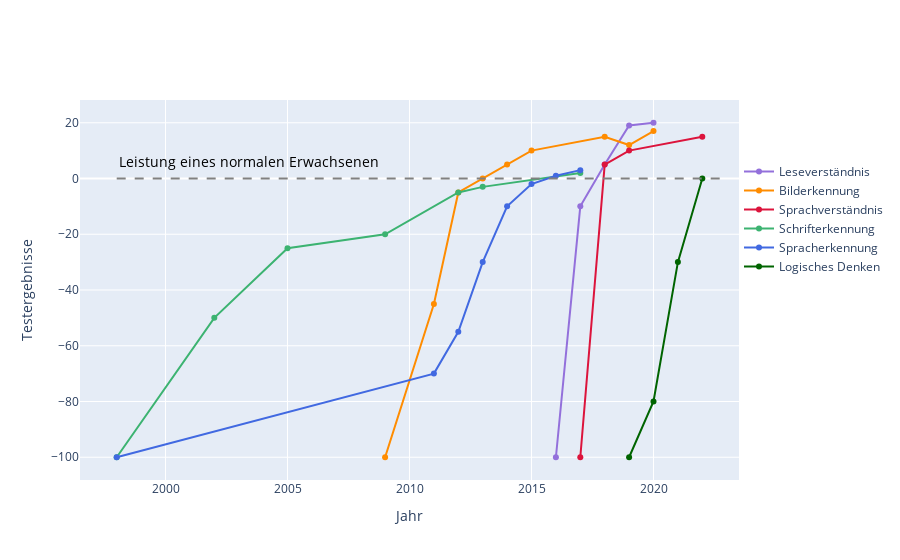
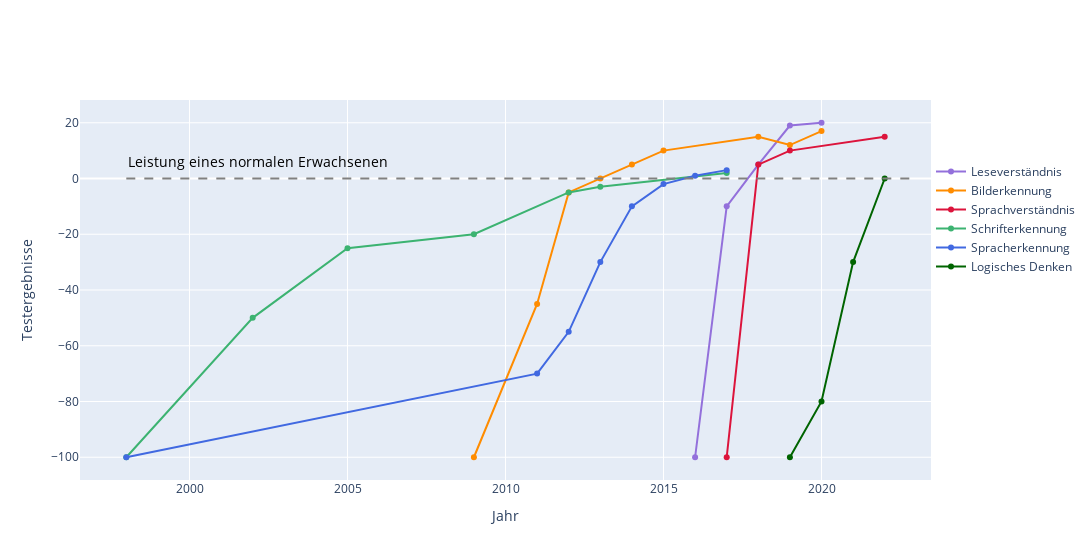

Source (notebook cell) for these figures, in order:
### Markdown cell above
import matplotlib.pyplot as plt
import numpy as np

# Years data for capabilities starting at different times
years_full = np.array([1998, 2005, 2010, 2015, 2020, 2023])

# Performance data for each capability
years_reading_comprehension = np.array([2016, 2017, 2018, 2019, 2020])
reading_comprehension = [-100, -10, 5, 19, 20]

years_image_recognition = np.array([2009, 2011, 2012, 2013, 2014, 2015, 2018, 2019, 2020])
image_recognition = [-100, -45, -5, 0, 5, 10, 15, 12, 17]

years_language_understanding = np.array([2017, 2018, 2019, 2022])
language_understanding = [-100, 5, 10, 15]

years_handwriting= np.array([1998, 2002, 2005, 2009, 2012, 2013, 2017])
handwriting_recognition = [-100, -50, -25, -20, -5, -3, 2]


years_speech_recognition = np.array([1998, 2011, 2012, 2013, 2014, 2015, 2016, 2017])
speech_recognition = [-100, -70, -55, -30, -10, -2, 1, 3]


years_late_start = np.array([2019, 2020, 2021, 2022])
predictive_reasoning = [-100, -80, -30, 0]  # Starting at 2010

# Plotting the data
plt.figure(figsize=(10, 6))

plt.plot(years_reading_comprehension, reading_comprehension, label="Leseverständnis", color='purple', marker='o')
plt.plot(years_image_recognition, image_recognition, label="Bilderkennung", color='orange', marker='o')
plt.plot(years_language_understanding, language_understanding, label="Sprachverständnis", color='red', marker='o')
plt.plot(years_handwriting, handwriting_recognition, label="Schrifterkennung", color='green', marker='o')
plt.plot(years_speech_recognition, speech_recognition, label="Spracherkennung", color='blue', marker='o')
plt.plot(years_late_start, predictive_reasoning, label="Logisches Denken", color='darkgreen', marker='o')

# Adding labels and title
plt.axhline(0, color='gray', linestyle='--', label='Menschliche Leistung (auf null gesetzt)')
plt.title("Testergebnisse von KI-Systemen in verschiedenen Fähigkeiten im Vergleich zur menschlichen Leistung")
plt.xlabel("Jahr")
plt.ylabel("Testergebnisse (relativ zur menschlichen Leistung)")
plt.legend(loc='center left', bbox_to_anchor=(1, 0.85))

# Display the plot
plt.grid(True)
plt.show()

### Code cell
import plotly.graph_objects as go
import numpy as np

# Years data for capabilities starting at different times
years_full = np.array([1998, 2005, 2010, 2015, 2020, 2023])

# Performance data for each capability
years_reading_comprehension = np.array([2016, 2017, 2018, 2019, 2020])
reading_comprehension = [-100, -10, 5, 19, 20]

years_image_recognition = np.array([2009, 2011, 2012, 2013, 2014, 2015, 2018, 2019, 2020])
image_recognition = [-100, -45, -5, 0, 5, 10, 15, 12, 17]

years_language_understanding = np.array([2017, 2018, 2019, 2022])
language_understanding = [-100, 5, 10, 15]

years_handwriting = np.array([1998, 2002, 2005, 2009, 2012, 2013, 2017])
handwriting_recognition = [-100, -50, -25, -20, -5, -3, 2]

years_speech_recognition = np.array([1998, 2011, 2012, 2013, 2014, 2015, 2016, 2017])
speech_recognition = [-100, -70, -55, -30, -10, -2, 1, 3]

years_late_start = np.array([2019, 2020, 2021, 2022])
predictive_reasoning = [-100, -80, -30, 0]

import plotly.graph_objects as go

# Create the plot
fig = go.Figure()

# Adding traces for each capability
fig.add_trace(go.Scatter(x=years_reading_comprehension, y=reading_comprehension, mode='lines+markers',
                         name="Leseverständnis", line=dict(color='mediumpurple')))
fig.add_trace(go.Scatter(x=years_image_recognition, y=image_recognition, mode='lines+markers',
                         name="Bilderkennung", line=dict(color='darkorange')))
fig.add_trace(go.Scatter(x=years_language_understanding, y=language_understanding, mode='lines+markers',
                         name="Sprachverständnis", line=dict(color='crimson')))
fig.add_trace(go.Scatter(x=years_handwriting, y=handwriting_recognition, mode='lines+markers',
                         name="Schrifterkennung", line=dict(color='mediumseagreen')))
fig.add_trace(go.Scatter(x=years_speech_recognition, y=speech_recognition, mode='lines+markers',
                         name="Spracherkennung", line=dict(color='royalblue')))
fig.add_trace(go.Scatter(x=years_late_start, y=predictive_reasoning, mode='lines+markers',
                         name="Logisches Denken", line=dict(color='darkgreen')))

# Add horizontal line for human performance with text annotation
fig.add_shape(type="line", x0=1998, x1=2023, y0=0, y1=0, line=dict(color='gray', dash="dash"))

# Adding the label for the horizontal line
fig.add_annotation(x=1998, y=6, text="Leistung eines normalen Erwachsenen", showarrow=False, xanchor='left', 
                   font=dict(color='black', size=14))

# Update layout with titles and axis labels
fig.update_layout(title="",
                  xaxis_title="Jahr",
                  yaxis_title="Testergebnisse",
                  showlegend=True)

# Customize legend position
fig.update_layout(legend=dict(x=1, y=0.85))

# Show grid
fig.update_xaxes(showgrid=True)
fig.update_yaxes(showgrid=True)

# Show plot
fig.show()
# Update layout to make the plot wider
fig.update_layout(width=1200)

fig.write_image("high_resolution_plot.png", scale=4)
# Show the updated plot
fig.show()

### Figure 1 — Plotly figure (JSON) as saved in the notebook; plotly's stock layout.template omitted (floating-point values rounded to 4 significant figures)
{"data": [{"line": {"color": "mediumpurple"}, "mode": "lines+markers", "name": "Leseverständnis", "type": "scatter", "x": [2016, 2017, 2018, 2019, 2020], "y": [-100, -10, 5, 19, 20]}, {"line": {"color": "darkorange"}, "mode": "lines+markers", "name": "Bilderkennung", "type": "scatter", "x": [2009, 2011, 2012, 2013, 2014, 2015, 2018, 2019, 2020], "y": [-100, -45, -5, 0, 5, 10, 15, 12, 17]}, {"line": {"color": "crimson"}, "mode": "lines+markers", "name": "Sprachverständnis", "type": "scatter", "x": [2017, 2018, 2019, 2022], "y": [-100, 5, 10, 15]}, {"line": {"color": "mediumseagreen"}, "mode": "lines+markers", "name": "Schrifterkennung", "type": "scatter", "x": [1998, 2002, 2005, 2009, 2012, 2013, 2017], "y": [-100, -50, -25, -20, -5, -3, 2]}, {"line": {"color": "royalblue"}, "mode": "lines+markers", "name": "Spracherkennung", "type": "scatter", "x": [1998, 2011, 2012, 2013, 2014, 2015, 2016, 2017], "y": [-100, -70, -55, -30, -10, -2, 1, 3]}, {"line": {"color": "darkgreen"}, "mode": "lines+markers", "name": "Logisches Denken", "type": "scatter", "x": [2019, 2020, 2021, 2022], "y": [-100, -80, -30, 0]}], "layout": {"annotations": [{"font": {"color": "black", "size": 14}, "showarrow": false, "text": "Leistung eines normalen Erwachsenen", "x": 1998, "xanchor": "left", "y": 6}], "legend": {"x": 1, "y": 0.85}, "shapes": [{"line": {"color": "gray", "dash": "dash"}, "type": "line", "x0": 1998, "x1": 2023, "y0": 0, "y1": 0}], "showlegend": true, "title": {"text": ""}, "xaxis": {"showgrid": true, "title": {"text": "Jahr"}}, "yaxis": {"showgrid": true, "title": {"text": "Testergebnisse"}}}}

### Figure 2 — Plotly figure (JSON) as saved in the notebook; plotly's stock layout.template omitted (floating-point values rounded to 4 significant figures)
{"data": [{"line": {"color": "mediumpurple"}, "mode": "lines+markers", "name": "Leseverständnis", "type": "scatter", "x": [2016, 2017, 2018, 2019, 2020], "y": [-100, -10, 5, 19, 20]}, {"line": {"color": "darkorange"}, "mode": "lines+markers", "name": "Bilderkennung", "type": "scatter", "x": [2009, 2011, 2012, 2013, 2014, 2015, 2018, 2019, 2020], "y": [-100, -45, -5, 0, 5, 10, 15, 12, 17]}, {"line": {"color": "crimson"}, "mode": "lines+markers", "name": "Sprachverständnis", "type": "scatter", "x": [2017, 2018, 2019, 2022], "y": [-100, 5, 10, 15]}, {"line": {"color": "mediumseagreen"}, "mode": "lines+markers", "name": "Schrifterkennung", "type": "scatter", "x": [1998, 2002, 2005, 2009, 2012, 2013, 2017], "y": [-100, -50, -25, -20, -5, -3, 2]}, {"line": {"color": "royalblue"}, "mode": "lines+markers", "name": "Spracherkennung", "type": "scatter", "x": [1998, 2011, 2012, 2013, 2014, 2015, 2016, 2017], "y": [-100, -70, -55, -30, -10, -2, 1, 3]}, {"line": {"color": "darkgreen"}, "mode": "lines+markers", "name": "Logisches Denken", "type": "scatter", "x": [2019, 2020, 2021, 2022], "y": [-100, -80, -30, 0]}], "layout": {"annotations": [{"font": {"color": "black", "size": 14}, "showarrow": false, "text": "Leistung eines normalen Erwachsenen", "x": 1998, "xanchor": "left", "y": 6}], "legend": {"x": 1, "y": 0.85}, "shapes": [{"line": {"color": "gray", "dash": "dash"}, "type": "line", "x0": 1998, "x1": 2023, "y0": 0, "y1": 0}], "showlegend": true, "title": {"text": ""}, "width": 1200, "xaxis": {"showgrid": true, "title": {"text": "Jahr"}}, "yaxis": {"showgrid": true, "title": {"text": "Testergebnisse"}}}}
